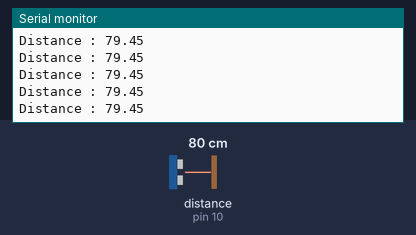
Recording of a sketch running on a simulated Arduino Uno, built with avr-gcc and run on an emulated ATmega328P. Parts: the last lines printed to the serial monitor. Wiring (inferred from the names in the program): ultrasonic range finder: trigger pin 9; echo pin 10. The test bench sets the inputs (shaded band); at power-on: distance to the obstacle (sensor on pin 10) 80 cm. The echo pulse lasts 58.3 µs per cm.

Above: at 1.2 s.
1.3 s: distance to the obstacle (sensor on pin 10) set to 120 cm
At 2.2 s:
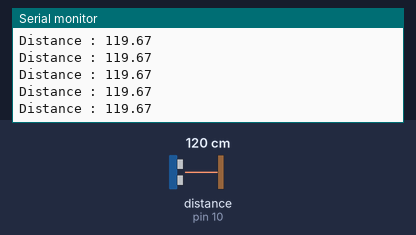
4.3 s: distance to the obstacle (sensor on pin 10) set to 2 cm
At 5.4 s:
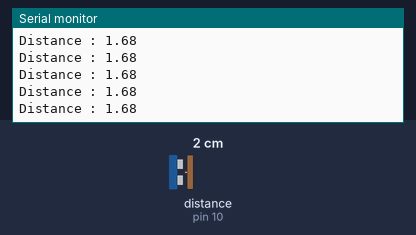
10.3 s: distance to the obstacle (sensor on pin 10) set to 250 cm
At 11.4 s:
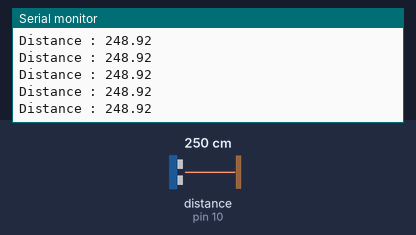
13.3 s: distance to the obstacle (sensor on pin 10) set to 4 cm
At 14.0 s:
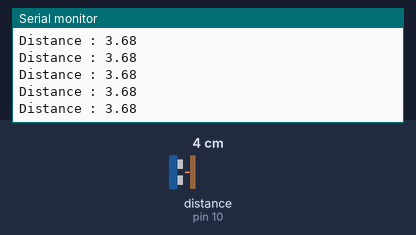
Timing chart, 0 to 16.3 s (numbered marks = the images above; inputs shaded):
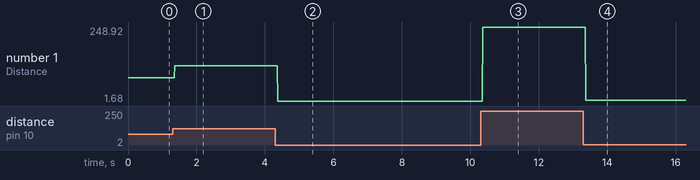

The sketch:

Ultrasonic_distance.ino
```cpp
int echopin=10;
int trigpin=9;
float pingtime;
float distance;

void setup() {
  // put your setup code here, to run once:
Serial.begin(9600);
pinMode(trigpin,OUTPUT);
pinMode(echopin,INPUT);
}

void loop() {
  // put your main code here, to run repeatedly:
digitalWrite(trigpin,LOW);
delayMicroseconds(2);
digitalWrite(trigpin,HIGH);
delayMicroseconds(10);
digitalWrite(trigpin,LOW);

pingtime = pulseIn(echopin,HIGH);
pingtime=pingtime/2;
distance=(0.0342)*pingtime;
Serial.print("Distance : ");
Serial.println(distance);
}
```

Measured:
- after the input at 1.3 s, the serial monitor: prints a new line after 0.07 s (image 1)
- after the input at 4.3 s, the serial monitor: prints a new line after 0.08 s (image 2)
- after the input at 10.3 s, the serial monitor: prints a new line after 0.07 s (image 3)
- after the input at 13.3 s, the serial monitor: prints a new line after 0.07 s (image 4)
- plotted number 1: 79.45 → 119.67 after the input at 1.3 s, 119.67 → 1.68 after the input at 4.3 s, 1.68 → 248.92 after the input at 10.3 s, 248.92 → 3.68 after the input at 13.3 s
